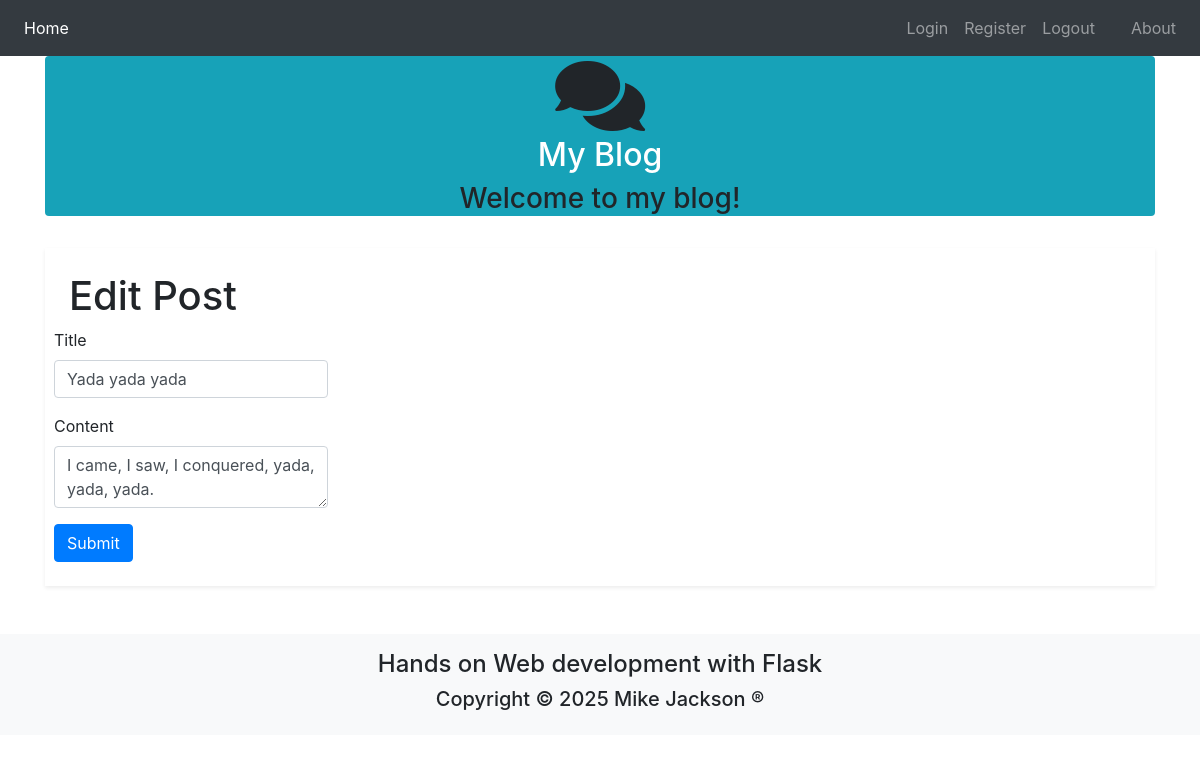
/edit/2 (signed in), run on the app's committed database.
### app.py (models this page shows, shortened)
class Post(db.Model):
    id = db.Column(db.Integer(), primary_key=True)
    title = db.Column(db.String(255))
    text = db.Column(db.Text())
    author = db.Column(db.String(50))
    publish_date = db.Column(db.DateTime(timezone=True), server_default=db.func.current_timestamp())
    user_id = db.Column(db.Integer(), db.ForeignKey('user.id'))
    comments = db.relationship('Comment', backref='post', lazy='dynamic')

### app.py (the view, shortened to what this page needs)
@app.route('/edit/<int:id>', methods=['GET', 'POST'])
@login_required
def edit(id):
    post = Post.query.get_or_404(id)
    if current_user.id == post.user.id:
        form = PostForm()
        form.title.data = post.title
        form.text.data = post.text
        return render_template('edit.html', form=form, post=post)
    abort(403)

### forms.py
class PostForm(Form):
    title = StringField('Title', [DataRequired(), Length(max=255)])
    text = TextAreaField('Content', [DataRequired()])

### app.py (called while the page is built)
@login_manager.user_loader
def load_user(user_id):
    return User.query.get(user_id)

### templates/edit.html (shortened to what this page needs)
{% extends "base.html" %}
{% block content %}
<div class="p-4 shadow-sm">
    <div class="row">
        <div class="col">
            <h1>Edit Post</h1>
        </div>
    </div>
<div class="row">
    <form method="POST" action="{{ url_for('edit', id=post.id) }}">
        <div class="form-group">
            {{ form.title.label }}
            {{ form.title(class_='form-control') }}
        </div>
        <div class="form-group">
            {{ form.text.label }}
            {{ form.text(class_='form-control') }}
        </div>
        <input class="btn btn-primary" type="submit" value="Submit">
    </form>
</div>
</div>
    {% endblock %}

### data on the page
Post: title "Yada yada yada", text "I came, I saw, I conquered, yada, yada, yada."
